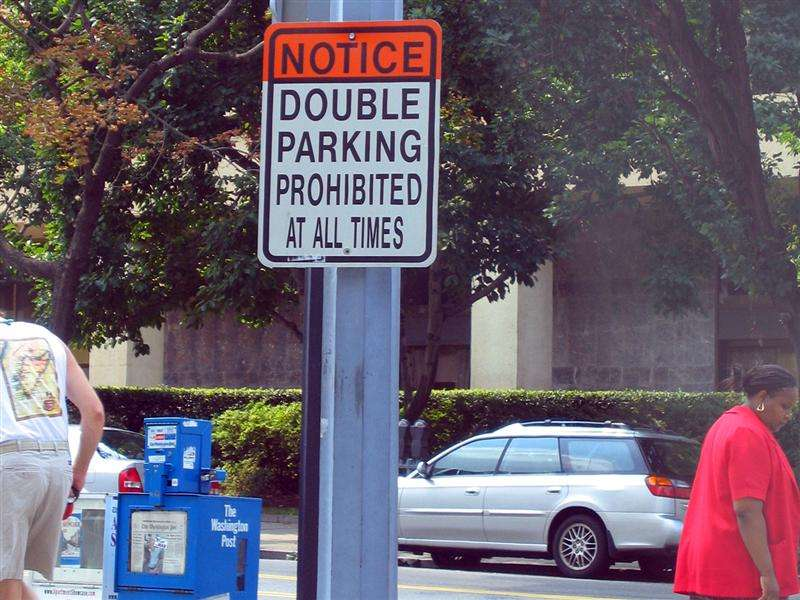
#> input picture 비전 실습/비전_6,7장정리/scenetext01.jpg, 800 x 600 px, found by its file name
$ python 7_Harris_FAST.py
#> lines starting #> are read from the running program, lines starting #| are printed output that depends on the picture; after the words box and inside, x2 and y2 are one past the last pixel; in counts of white or black regions, pixels touching at a corner belong together
# -*- coding: utf-8 -*-
"""
Created on Tue Apr 30 14:21:52 2024

@author: jyshin
"""

import cv2
import numpy as np

img = cv2.imread('D:/python/Vision/data/scenetext01.jpg', cv2.IMREAD_COLOR)
#> img is the input picture: shape (600, 800, 3); mean B, G, R 108.1, 94.7, 105.4

# 픽셀값의 차이가 큰 영상의 특징점(코너) 검출
corners = cv2.cornerHarris(cv2.cvtColor(img, cv2.COLOR_BGR2GRAY), 2, 3, 0.04)
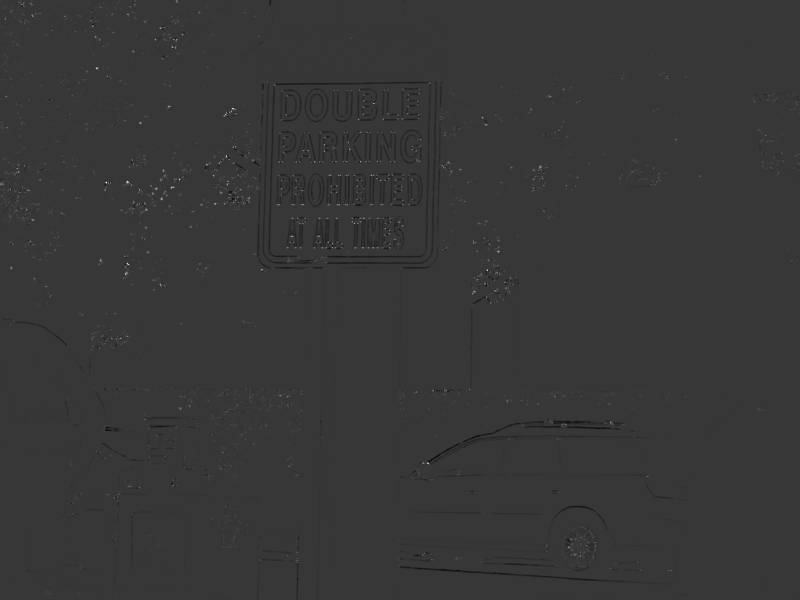
#> corners: shape (600, 800) float32; min -0.0107, max 0.0387, mean -1.72e-05; drawn with min black and max white
# 코너 팽창, 코너의 검출률 높히기
corners = cv2.dilate(corners, None)
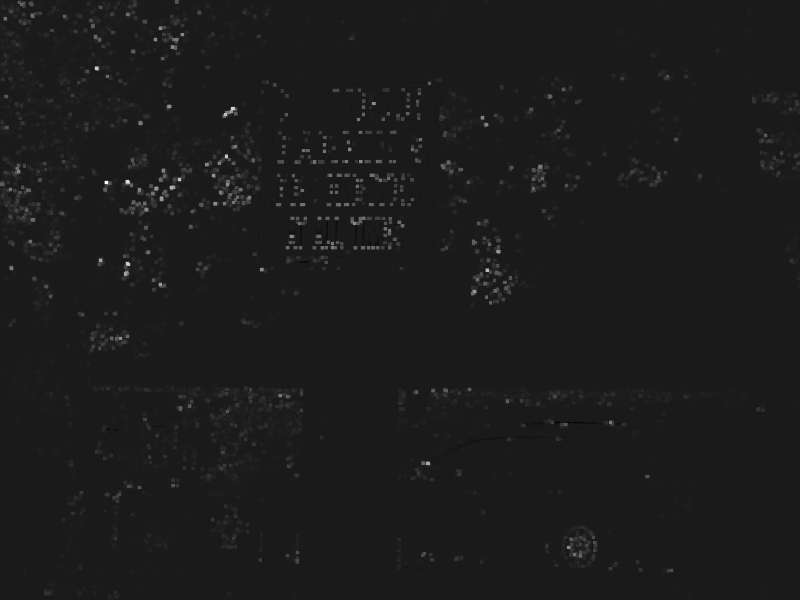
#> corners: shape (600, 800) float32; min -0.00454, max 0.0387, mean 0.000274; drawn with min black and max white

show_img = np.copy(img)
show_img[corners > 0.1*corners.max()] = [0,0,255]
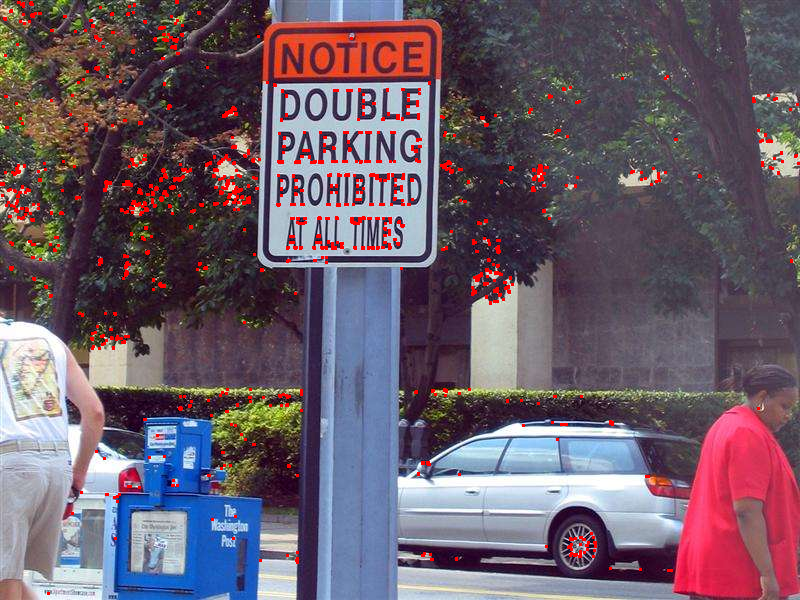
#> show_img: shape (600, 800, 3); 1.96% of pixels changed, all inside (x1, y1, x2, y2) = (0, 0, 800, 595)

corners = cv2.normalize(corners, None, 0, 255, cv2.NORM_MINMAX).astype(np.uint8)
show_img = np.hstack((show_img, cv2.cvtColor(corners, cv2.COLOR_GRAY2BGR)))
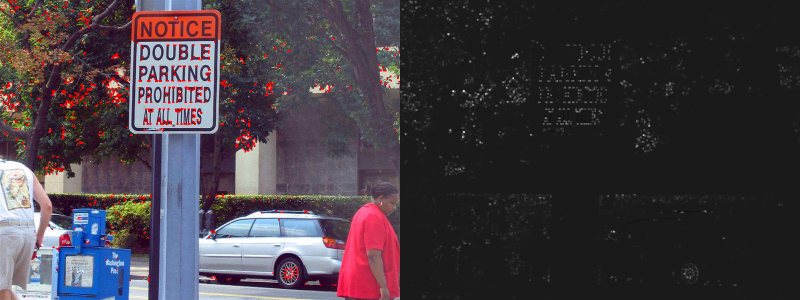
#> show_img: shape (600, 1600, 3) (shown at 1/2 size); mean B, G, R 66.7, 60, 67.8

cv2.imshow('Harris corner detector', show_img)
if cv2.waitKey(0) == 27:
#> (key Esc is pressed here)
    cv2.destroyAllWindows()

# 단순한 픽셀 값 비교 방법을 통해 코너 검출, 빠르게 작동
fast = cv2.FastFeatureDetector.create(30, True, cv2.FAST_FEATURE_DETECTOR_TYPE_9_16)
kp = fast.detect(img)
#> kp = 5526 keypoints; strongest (x, y, size): (224, 115, 7), (126, 182, 7), (262, 269, 7), (96, 67, 7)

show_img = np.copy(img)
for p in cv2.KeyPoint.convert(kp):
    cv2.circle(show_img, tuple(int(i) for i in p), 2, (0, 255, 0), cv2.FILLED)
#> this loop made 5526 passes
#> p on passes 1 to 3: [3, 3], [7, 3], [10, 3]
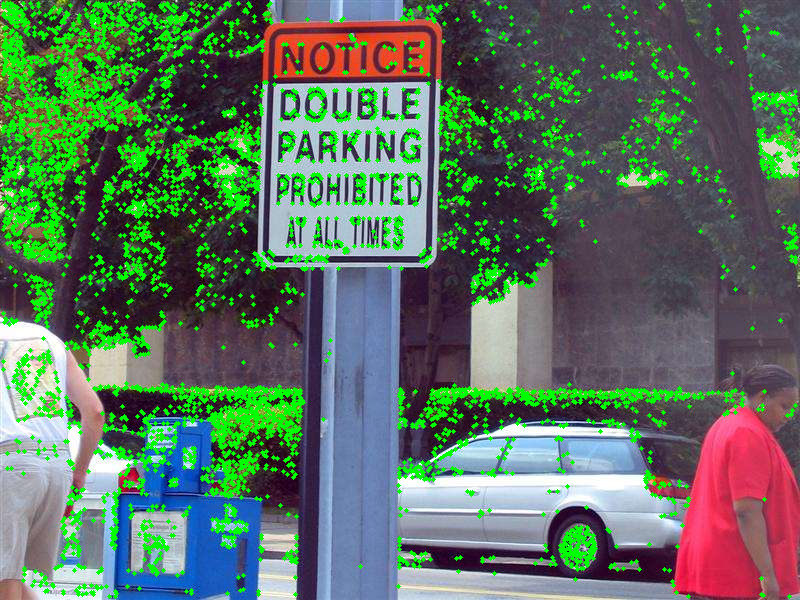
#> show_img: shape (600, 800, 3); 12.97% of pixels changed, all inside (x1, y1, x2, y2) = (1, 1, 799, 599)

cv2.imshow('FAST corner detector', show_img)
if cv2.waitKey(0) == 27:
#> (key Esc is pressed here)
    cv2.destroyAllWindows()

# 비최대 억제는 이미지에서 여러 개의 인접한 픽셀이 동일한 특징을 가질 때,
# 가장 강한 픽셀만을 선택하고 나머지는 억제하는 기법입니다. 이를 통해 특징점의 수를 줄이고,
# 더욱 정확한 특징점을 검출할 수 있다.
# 비활성화되면 더 많은 코너 검출, 잘못된 검출 초래할 수 있음

fast.setNonmaxSuppression(False)
kp = fast.detect(img)
#> kp = 17033 keypoints; strongest (x, y, size): (3, 3, 7), (7, 3, 7), (10, 3, 7), (22, 3, 7)

for p in cv2.KeyPoint.convert(kp):
    cv2.circle(show_img, tuple(int(i) for i in p), 2, (0, 255, 0 ), cv2.FILLED)
#> this loop made 17033 passes
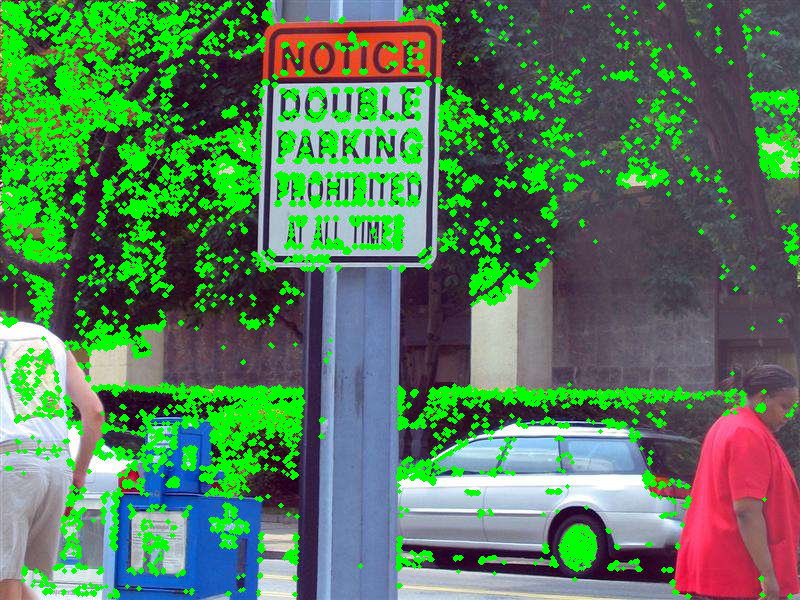
#> show_img: shape (600, 800, 3); 5.82% of pixels changed, all inside (x1, y1, x2, y2) = (1, 1, 799, 599)

cv2.imshow('FAST corner detector', show_img)
if cv2.waitKey(0) == 27:
#> (key Esc is pressed here)
    cv2.destroyAllWindows()
